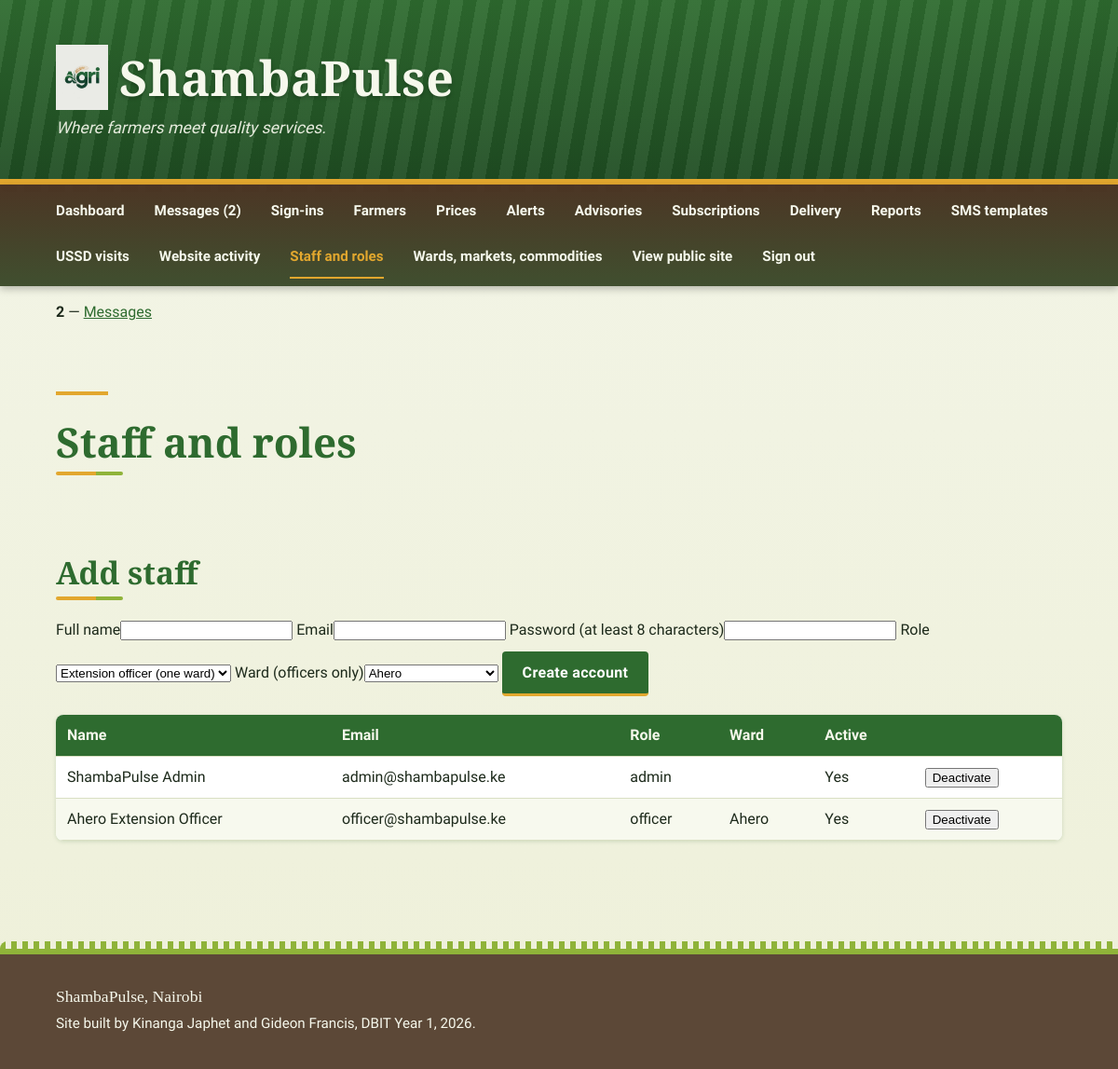
The page /admin/officers.php (signed in) on the database its author committed.
### tables this page shows
CREATE TABLE staff (
  staff_id INT AUTO_INCREMENT PRIMARY KEY,
  name VARCHAR(80) NOT NULL,
  username VARCHAR(50) NOT NULL UNIQUE,
  email VARCHAR(100) NOT NULL UNIQUE,
  password_hash VARCHAR(255) NOT NULL,
  role VARCHAR(10) NOT NULL DEFAULT 'officer',
  ward VARCHAR(50) NOT NULL DEFAULT '',
  active TINYINT(1) NOT NULL DEFAULT 1,
  created_at TIMESTAMP NOT NULL DEFAULT CURRENT_TIMESTAMP
);

### includes/bootstrap.php (called while the page is built, shortened)
<?php
function db(): PDO {
    static $pdo = null;
    if ($pdo === null) {
        $pdo = new PDO(
            'mysql:host=' . DB_HOST . ';dbname=' . DB_NAME . ';charset=utf8mb4',
            DB_USER, DB_PASS,
            [PDO::ATTR_ERRMODE => PDO::ERRMODE_EXCEPTION, PDO::ATTR_DEFAULT_FETCH_MODE => PDO::FETCH_ASSOC]
        );
        ensure_columns($pdo);
    }
    return $pdo;
}
function ensure_columns(PDO $pdo): void {
    foreach ([
        "ALTER TABLE message ADD COLUMN is_read TINYINT(1) NOT NULL DEFAULT 0",
        "ALTER TABLE farmer ADD COLUMN password_hash VARCHAR(255) NULL",
        "ALTER TABLE farmer ADD COLUMN last_login_at TIMESTAMP NULL",
        "ALTER TABLE farmer ADD COLUMN consent_at TIMESTAMP NULL",
        "ALTER TABLE price ADD COLUMN recorded_by INT NULL",
        "ALTER TABLE alert ADD COLUMN title VARCHAR(120) NOT NULL DEFAULT ''",
        "ALTER TABLE alert ADD COLUMN severity VARCHAR(10) NOT NULL DEFAULT 'info'",
        "ALTER TABLE alert ADD COLUMN ward VARCHAR(50) NOT NULL DEFAULT ''",
        "ALTER TABLE alert ADD COLUMN created_by INT NULL",
    ] as $sql) {
        try { $pdo->exec($sql); } catch (Throwable $e) {  }
    }
    ensure_doc_tables($pdo);
}
function ensure_doc_tables(PDO $pdo): void {
    foreach ($tables as $sql) {
        try { $pdo->exec($sql); } catch (Throwable $e) {  }
    }
    try {
        if ((int)($pdo->query("SELECT COUNT(*) FROM ward")->fetchColumn()) === 0) {
            $pdo->exec("INSERT INTO ward (name, lat, lon) VALUES ('Ahero', -0.1728, 34.9214), ('Awasi/Onjiko', -0.1833, 34.9833), ('East Kano/Wawidhi', -0.2167, 34.9667), ('Kabonyo/Kanyagwal', -0.2833, 34.9167), ('Kobura', -0.2333, 34.8333)");
        }
        if ((int)($pdo->query("SELECT COUNT(*) FROM market")->fetchColumn()) === 0) {
            $pdo->exec("INSERT INTO market (name, ward) VALUES ('Ahero', 'Ahero'), ('Awasi', 'Awasi/Onjiko'), ('Rabuor', 'Kobura'), ('Pap Onditi', 'East Kano/Wawidhi'), ('Nyando', 'Kabonyo/Kanyagwal'), ('Katito', 'East Kano/Wawidhi')");
        }
        if ((int)($pdo->query("SELECT COUNT(*) FROM commodity")->fetchColumn()) === 0) {
            $pdo->exec("INSERT INTO commodity (name, unit) VALUES ('Maize', '90kg bag'), ('Beans', '90kg bag'), ('Rice', '90kg bag'), ('Sorghum', '90kg bag'), ('Finger Millet', '90kg bag'), ('Groundnuts', 'kg'), ('Tomatoes', 'kg'), ('Onions', 'kg'), ('Sukuma Wiki', 'bunch'), ('Milk', 'litre'), ('Eggs', 'tray'), ('Live Chicken', 'bird'), ('Goat', 'animal'), ('Cattle', 'animal')");
        }
        if ((int)($pdo->query("SELECT COUNT(*) FROM staff")->fetchColumn()) === 0) {
            $st = $pdo->prepare("INSERT INTO staff (name, username, email, password_hash, role, ward) VALUES (?,?,?,?,?,?)");
            $st->execute(['ShambaPulse Admin', 'admin', 'admin@shambapulse.ke', password_hash('admin123', PASSWORD_DEFAULT), 'admin', '']);
            $st->execute(['Ahero Extension Officer', 'officer', 'officer@shambapulse.ke', password_hash('Officer123!', PASSWORD_DEFAULT), 'officer', 'Ahero']);
        }
        if ((int)($pdo->query("SELECT COUNT(*) FROM forecast")->fetchColumn()) === 0) seed_forecasts($pdo);
        if ((int)($pdo->query("SELECT COUNT(*) FROM advisory")->fetchColumn()) === 0) {
            $pdo->exec("INSERT INTO advisory (title, body_en, body_sw, ward, published_by) VALUES ('Planting after the rains', 'Plant maize within 3 days of the first heavy rain. Use certified seed and apply fertilizer after germination, not before the rain.', 'Panda mahindi ndani ya siku 3 baada ya mvua ya kwanza. Tumia mbegu bora na weka mbolea baada ya kumea, si kabla ya mvua.', 'Ahero', 2), ('Mulching during dry spells', 'Cover your crops with dry grass or leaves to keep soil moisture. Water early in the morning or late in the evening.', 'Funika mazao yako kwa majani makavu ili kuhifadhi unyevu. Mwagilia maji asubuhi na mapema au jioni.', 'Awasi/Onjiko', 2), ('Vaccinate livestock before the rains', 'Take goats and cattle for vaccination at the nearest veterinary point before the heavy rains start.', 'Peleka mbuzi na ngombe kwa chanjo kwenye kituo cha mifugo kabla ya mvua kubwa kuanza.', 'Kobura', 2)");
        }
        if ((int)($pdo->query("SELECT COUNT(*) FROM subscription")->fetchColumn()) === 0) {
            $pdo->exec("INSERT IGNORE INTO subscription (farmer_id, ward, channel, active) SELECT farmer_id, ward, 'sms', subscribed FROM farmer");
        }
    } catch (Throwable $e) {  }
}
function q(string $sql, array $params = []): array {
    $st = db()->prepare($sql);
    $st->execute($params);
    return $st->fetchAll();
}
function e(?string $s): string {
    return htmlspecialchars((string)$s, ENT_QUOTES, 'UTF-8');
}
function ward_names(): array {
    try { return array_column(q('SELECT name FROM ward ORDER BY ward_id'), 'name'); }
    catch (Throwable $e) { return COUNTIES[SCOPE_COUNTY]; }
}
    ?>

### admin/officers.php (the view, shortened to what this page needs)
<?php
require_once __DIR__ . '/_admin.php';
$rows = q('SELECT * FROM staff ORDER BY role, name');
?>
    <section class="page-intro"><h2>Staff and roles</h2></section>
    <section class="contact-form-section"><h2>Add staff</h2><form method="post">
        <label for="name">Full name</label><input id="name" name="name" maxlength="80" required>
        <label for="email">Email</label><input id="email" name="email" type="email" maxlength="100" required>
        <label for="password">Password (at least 8 characters)</label><input id="password" name="password" type="password" minlength="8" required>
        <label for="role">Role</label><select id="role" name="role"><option value="officer">Extension officer (one ward)</option><option value="admin">Administrator (all wards)</option></select>
        <label for="ward">Ward (officers only)</label><select id="ward" name="ward"><?php foreach (ward_names() as $w): ?><option><?= e($w) ?></option><?php endforeach; ?></select>
        <button type="submit" class="hero-button" name="create" value="1">Create account</button>
    </form></section>
    <table><thead><tr><th>Name</th><th>Email</th><th>Role</th><th>Ward</th><th>Active</th><th></th></tr></thead><tbody>
<?php foreach ($rows as $s): ?>
        <tr><td><?= e($s['name']) ?></td><td><?= e($s['email']) ?></td><td><?= e($s['role']) ?></td><td><?= e($s['ward']) ?></td><td><?= $s['active'] ? 'Yes' : 'No' ?></td>
        <td><?php if ($s['active']): ?><form method="post" style="display:inline"><input type="hidden" name="csrf" value="<?= e(csrf()) ?>"><button type="submit" name="deactivate" value="<?= (int)$s['staff_id'] ?>">Deactivate</button></form><?php else: ?><form method="post" style="display:inline"><input type="hidden" name="csrf" value="<?= e(csrf()) ?>"><button type="submit" name="activate" value="<?= (int)$s['staff_id'] ?>">Reactivate</button></form><?php endif; ?></td></tr>
<?php endforeach; ?>
    </tbody></table>

### css/style.css (style rules this page uses)
:root { --leaf: #2e6b2f; --leaf-dark: #1f4d22; --soil: #4a3322e2; --soil-dark: #404f2f; --grain: #e2a72e; --grain-dark: #c48d1c; --sprout: #8fb339; --field: #f3f5e8; --card: #ffffff; --ink: #1d2a1b; --ink-soft: #4d5a47; --font-head: 'Source Serif 4', Georgia, serif; --font-body: 'Source Sans 3', Arial, Helvetica, sans-serif; }
* { box-sizing: border-box; }
h1, h2, h3 { font-family: var(--font-head); font-weight: 600; line-height: 1.2; }
body { margin: 0; color: var(--ink); line-height: 1.55; font-family: var(--font-body); background-color: var(--field); background-image: linear-gradient(180deg, #f3f5e8 0%, #eef0d9 100%); display: grid; grid-template-columns: minmax(0, 1fr) 18rem; grid-template-areas: "header header" "nav nav" "main aside" "footer footer"; }
.register-btn, .hero-button { display: inline-block; margin-top: 10px; padding: 13px 22px; background: var(--leaf); color: #fff; font-family: var(--font-body); font-size: 1rem; font-weight: 700; letter-spacing: 0.02em; text-decoration: none; border: 0; border-radius: 4px; border-bottom: 3px solid var(--grain); cursor: pointer; transition: background-color 0.2s ease, transform 0.2s ease; }
table { border-collapse: collapse; width: 100%; background: var(--card); }
th, td { padding: 0.6rem 0.75rem; text-align: left; border-bottom: 1px solid #d9dfc3; }
th { background-color: var(--leaf); color: #f6f8ec; }
tbody tr:nth-child(even) { background: #f7f9ee; }
body.inner { --page-pad: max(1.5rem, calc((100% - 70rem) / 2 + 1.25rem)); }
body.inner main h2 { position: relative; margin: 0 0 1.25rem; padding-bottom: 0.6rem; color: var(--leaf); font-size: clamp(1.6rem, 3vw, 2.1rem); }
body.inner main h2::after { content: ""; position: absolute; left: 0; bottom: 0; width: 4.5rem; height: 4px; background: linear-gradient(90deg, var(--grain) 0 60%, var(--sprout) 60% 100%); border-radius: 2px; }
body.inner main > section { margin-top: 3.5rem; }
body.inner .page-intro { max-width: 46rem; margin-top: 0; padding: 3.5rem 0 0.5rem; }
body.inner .page-intro::before { content: ""; display: block; width: 3.5rem; height: 4px; margin-bottom: 1.5rem; background: var(--grain); }
body.inner .page-intro h2 { font-size: clamp(2rem, 4.5vw, 2.75rem); }
body.inner table { margin: 1.25rem 0; overflow: hidden; border-radius: 8px; box-shadow: 0 1px 4px rgba(46, 107, 47, 0.18); }

### rows shown on the page
staff: name "ShambaPulse Admin", email "admin@shambapulse.ke", role "admin", active "Yes", $s['staff_id'] 1 (drawn)
staff: name "Ahero Extension Officer", email "officer@shambapulse.ke", role "officer", ward "Ahero", active "Yes", $s['staff_id'] 2 (drawn)

### other values the page prints
$label "Dashboard"
$label "Messages (2)"
$label "Sign-ins"
$label "Farmers"
$label "Prices"
$label "Alerts"
$label "Advisories"
$label "Subscriptions"
$label "Delivery"
$label "Reports"
$label "SMS templates"
$label "USSD visits"
$label "Website activity"
$label "Staff and roles"
$label "Wards, markets, commodities"
